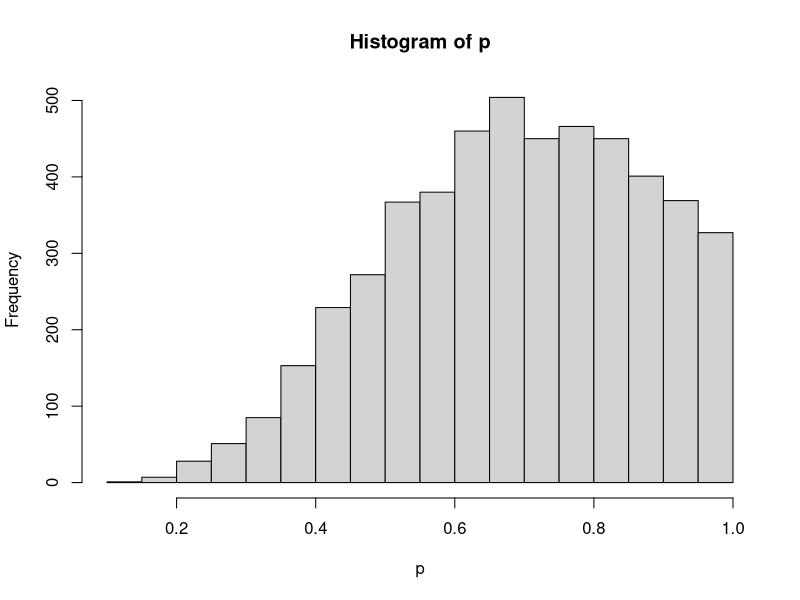
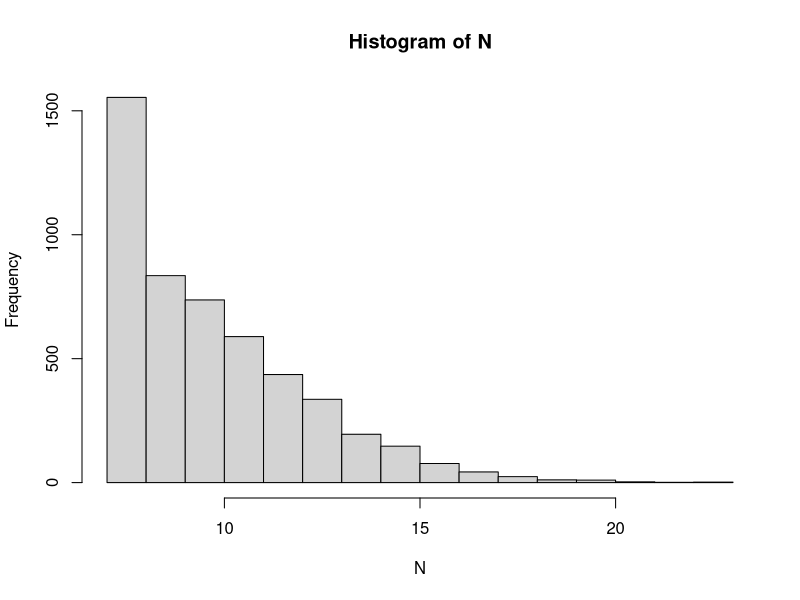

Reproduce these figures in R, in order.
# =====================================================================================
# Gibbs Sampler -----------------------------------------------------------
# =====================================================================================
# Implementing the Gibbs sampling algorithm using a chicken-egg story with unknown hatching 
# probability and invisible unhatched eggs. The first step is to decide on our observed value of X, 
# as well as the constants \lambda, a, and b.
x <- 7
lambda <- 10
a <- 1
b <- 1
# Next state how many iterations to run, and allocate space for the results, creating two vectors 
# p and N of length 104 which we will fill with the simulated draws:
n.iter <- 10^4
p <- rep(0, n.iter)
N <- rep(0, n.iter)

# Initialize p and N to the values 0.5 and 2x, respectively, and then we run the algorithm:
p[1] <- 0.5
N[1] <- 2 * x
for (i in 2:n.iter) {
 p[i] <- rbeta(1, x + a, N[i - 1] - x + b)
 N[i] <- x + rpois(1, lambda * (1 - p[i - 1]))
}

# Add warm-up samples:
p <- p[-(1:(n.iter / 2))]
N <- N[-(1:(n.iter / 2))]

hist(p)
hist(N)

# End file ----------------------------------------------------------------